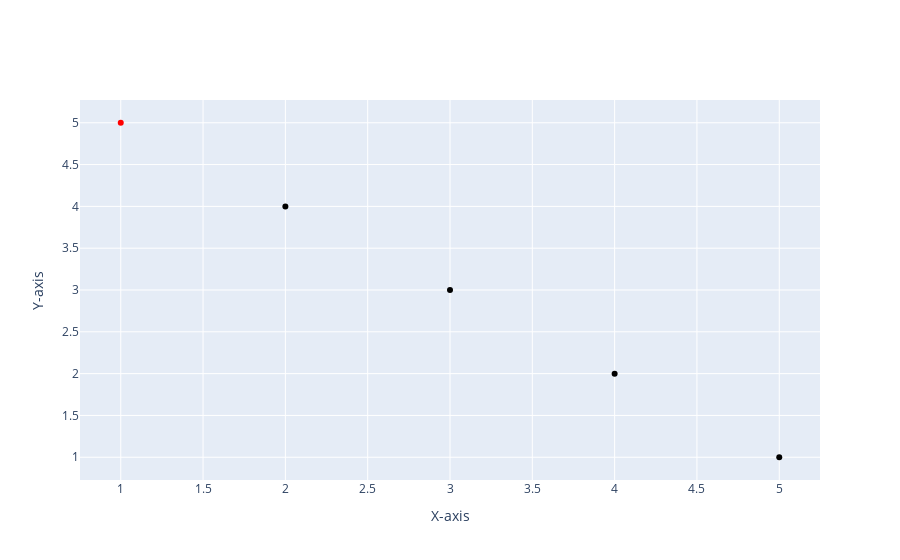

Notebook source saved alongside this figure:
### Code cell
import sys
__package__ = "tests"
sys.path.append("E:\\Assignments\\FTI\\library\\express_visualization_library")
from src.visualizations.scatter_plot import ScatterPlot

# Simple Scatter Plot
scatter = ScatterPlot(df_scatter, 'X', 'Y')
scatter.set_labels('X-axis', 'Y-axis')
scatter.set_colors(['red'])
scatter.render()

### Figure 1 — Plotly figure (JSON) as saved in the notebook; plotly's stock layout.template omitted (floating-point values rounded to 4 significant figures)
{"data": [{"marker": {"color": ["red"], "size": 6}, "mode": "markers", "type": "scatter", "x": [1, 2, 3, 4, 5], "y": [5, 4, 3, 2, 1]}], "layout": {"xaxis": {"title": {"text": "X-axis"}}, "yaxis": {"title": {"text": "Y-axis"}}}}
